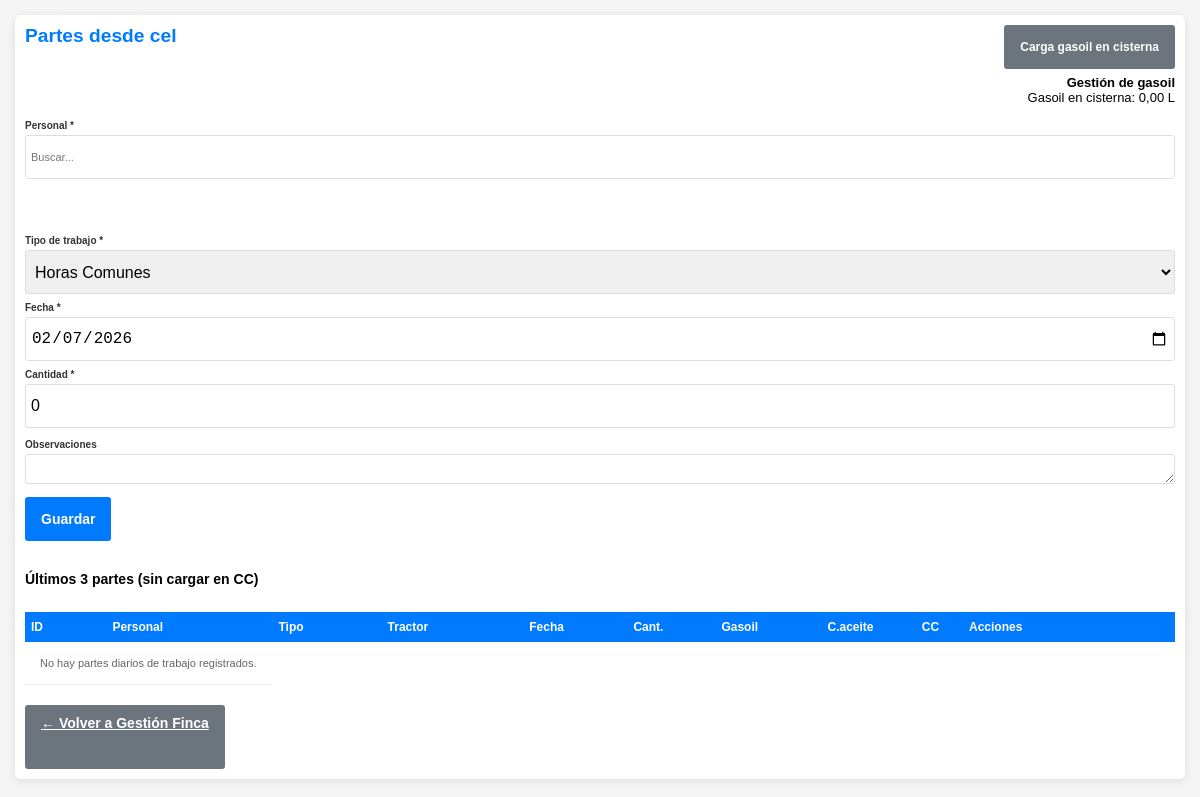
Page /partes_desde_cel.php (signed in) on the earlier database version.
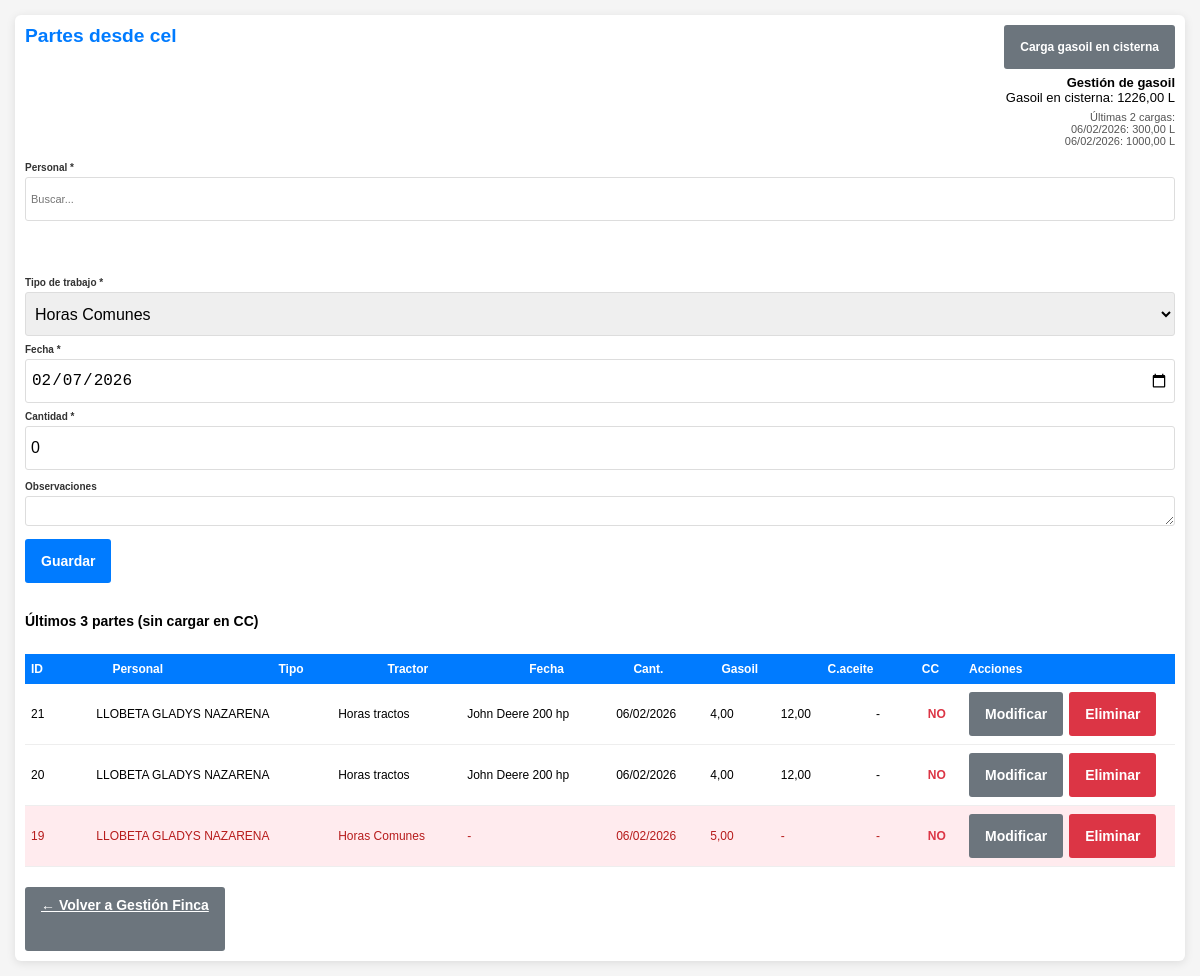
Same page on the later database version.
### tables this page shows
CREATE TABLE `pdt` (
  `id` int(11) NOT NULL AUTO_INCREMENT,
  `usuario_id` int(11) NOT NULL,
  `tipo_horas` enum('Horas tractos','Horas Comunes') NOT NULL DEFAULT 'Horas Comunes',
  `tractor` varchar(100) DEFAULT NULL,
  `fecha` date NOT NULL,
  `horas` decimal(5,2) DEFAULT 0.00,
  `cant_gasoil` decimal(6,2) DEFAULT NULL,
  `cambio_aceite` tinyint(1) DEFAULT 0,
  `en_cc` tinyint(1) DEFAULT 0,
  `observaciones` text DEFAULT NULL,
  `fecha_creacion` timestamp NOT NULL DEFAULT current_timestamp(),
  `fecha_modificacion` timestamp NOT NULL DEFAULT current_timestamp() ON UPDATE current_timestamp(),
  PRIMARY KEY (`id`),
  KEY `idx_usuario` (`usuario_id`),
  KEY `idx_fecha` (`fecha`),
  CONSTRAINT `pdt_ibfk_1` FOREIGN KEY (`usuario_id`) REFERENCES `usuarios` (`id`) ON DELETE CASCADE
);

CREATE TABLE `usuarios` (
  `id` int(11) NOT NULL AUTO_INCREMENT,
  `apellido` varchar(150) NOT NULL,
  `dni` varchar(20) NOT NULL,
  `cuit` varchar(25) DEFAULT NULL,
  `domicilio` varchar(200) DEFAULT NULL,
  `email` varchar(100) DEFAULT NULL,
  `celular` varchar(20) DEFAULT NULL,
  `consorcio` varchar(100) DEFAULT NULL,
  PRIMARY KEY (`id`)
);

### partes_desde_cel.php (called while the page is built, shortened)
<?php
include 'gestionar_finca.php';

### gestionar_finca.php (the view, shortened to what this page needs)
<?php
include 'db.php';
$desde_cel = DESDE_CEL;
if ($desde_cel) {
    $form_action_url = 'partes_desde_cel.php';
    $titulo_pagina = 'Partes desde cel';
} else {
    $form_action_url = 'gestionar_finca.php';
    $titulo_pagina = 'Gestión Finca - Partes Diarios de Trabajo (PDT)';
}
$es_nivel_0 = (isset($_SESSION['acceso_nivel']) && (int)$_SESSION['acceso_nivel'] === 0);
$pdt_edit = null;
if (!empty($desde_cel)) {
    $sql_lista = "SELECT p.*, u.apellido AS usuario_nombre FROM pdt p INNER JOIN usuarios u ON u.id = p.usuario_id WHERE COALESCE(p.en_cc, 0) = 0 ORDER BY p.fecha DESC, p.id DESC LIMIT 3";
} else {
    $sql_lista = "SELECT p.*, u.apellido AS usuario_nombre FROM pdt p INNER JOIN usuarios u ON u.id = p.usuario_id ORDER BY p.fecha DESC, p.id DESC LIMIT 200";
}
$res_lista = mysqli_query($conexion, $sql_lista);
$gasoil_en_sisterna = 0;
$r_g = mysqli_query($conexion, "SELECT COALESCE(SUM(cantidad), 0) AS total FROM gasoil");
if ($r_g && $f_g = mysqli_fetch_assoc($r_g)) {
    $gasoil_en_sisterna = (float)$f_g['total'];
}
$ultimas_cargas_gasoil = [];
$r_cargas = mysqli_query($conexion, "SELECT fecha, cantidad FROM gasoil WHERE cantidad > 0 ORDER BY fecha DESC, id DESC LIMIT 2");
if ($r_cargas) {
    while ($c = mysqli_fetch_assoc($r_cargas)) {
        $ultimas_cargas_gasoil[] = ['fecha' => $c['fecha'], 'cantidad' => (float)$c['cantidad']];
    }
}
?>
<!DOCTYPE html>
<html lang="es">
<head>
</head>
<body<?= $desde_cel ? ' class="vista-partes-cel"' : '' ?>>
    <div class="container">
        <div style="display: flex; align-items: flex-start; justify-content: space-between; gap: 20px; flex-wrap: wrap; margin-bottom: 15px;">
            <h2 style="margin: 0;"><?= htmlspecialchars($titulo_pagina) ?></h2>
            <div style="text-align: right; flex-shrink: 0;">
                <div style="margin-bottom: 6px;">
                    <button type="button" id="btnCargaGasoilSisterna" class="btn btn-secondary" style="font-size: 12px;">Carga gasoil en cisterna</button>
                </div>
                <div style="font-size: 13px;">
                    <strong>Gestión de gasoil</strong><br>
                    Gasoil en cisterna: <span id="gasoilEnSisternaVal"><?= number_format($gasoil_en_sisterna, 2, ',', '') ?></span> L
                    <?php if (!empty($ultimas_cargas_gasoil)): ?>
                    <div style="margin-top: 6px; font-size: 11px; color: #555;">
                        Últimas 2 cargas:<br>
                        <?php foreach ($ultimas_cargas_gasoil as $c): ?>
                        <?= date('d/m/Y', strtotime($c['fecha'])) ?>: <?= number_format($c['cantidad'], 2, ',', '') ?> L<br>
                        <?php endforeach; ?>
                    </div>
                    <?php endif; ?>
                </div>
            </div>
        </div>
        <?php
        $nombre_personal_mostrar = '';
        ?>
        <form method="POST" id="formPDT" action="<?= htmlspecialchars($form_action_url) ?>">
            <div style="display: flex; align-items: flex-start; gap: 14px; flex-wrap: wrap; margin-bottom: 11px;">
                <div class="form-group buscador-usuario-container">
                    <label>Personal *</label>
                    <div class="buscador-usuario">
                        <input type="text" id="buscadorUsuario" placeholder="Buscar..." autocomplete="off" value="<?= htmlspecialchars($nombre_personal_mostrar) ?>">
                    </div>
                </div>
            </div>
            <div class="form-row">
                <div class="form-group">
                    <label>Tipo de trabajo *</label>
                    <select name="tipo_horas" id="tipo_horas" required>
                        <optgroup label="Horas Comunes">
                            <option value="Horas Comunes" <?= ($pdt_edit && $pdt_edit['tipo_horas'] === 'Horas Comunes') ? 'selected' : (!isset($pdt_edit) ? 'selected' : '') ?>>Horas Comunes</option>
                        </optgroup>
                    </select>
                </div>
                <div class="form-group">
                    <label>Fecha *</label>
                    <input type="date" name="fecha" id="fecha" value="<?= $pdt_edit ? $pdt_edit['fecha'] : date('Y-m-d') ?>" required>
                </div>
                <div class="form-group" id="cantidadHorasGroup">
                    <label id="labelCantidad">Cantidad *</label>
                    <input type="number" name="horas" id="horas" step="1" min="0" value="<?= $pdt_edit ? (int)$pdt_edit['horas'] : '0' ?>" required>
                </div>
            </div>
            <div class="form-group">
                <label>Observaciones</label>
                <textarea name="observaciones" rows="1" style="resize: vertical; min-height: 20px;"><?= htmlspecialchars($pdt_edit['observaciones'] ?? '') ?></textarea>
            </div>
            <div style="display: flex; align-items: center; gap: 12px; flex-wrap: wrap;">
                <button type="submit" name="guardar" id="btnGuardar" class="btn btn-primary">Guardar</button>
            </div>
        </form>
        <h3 style="margin-top: 30px;"><?= $desde_cel ? 'Últimos 3 partes (sin cargar en CC)' : 'Listado de PDTs' ?></h3>
        <div class="wrap-tabla-pdt">
        <table class="tabla-listado-pdt">
            <thead>
                <tr>
                    <th class="col-id">ID</th>
                    <th class="col-personal">Personal</th>
                    <th class="col-tipo">Tipo</th>
                    <th class="col-tractor">Tractor</th>
                    <th class="col-fecha">Fecha</th>
                    <th class="col-cantidad">Cant.</th>
                    <th class="col-gasoil">Gasoil</th>
                    <th class="col-cambio">C.aceite</th>
                    <th class="col-cc">CC</th>
                    <th class="col-acciones">Acciones</th>
                </tr>
            </thead>
            <tbody>
                <?php if ($res_lista && mysqli_num_rows($res_lista) > 0): ?>
                    <?php while ($pdt = mysqli_fetch_assoc($res_lista)): ?>
                        <?php $tiene_obs = !empty(trim($pdt['observaciones'] ?? '')); ?>
<tr class="fila-pdt<?= $tiene_obs ? ' fila-con-observaciones' : '' ?>" data-usuario-id="<?= (int)$pdt['usuario_id'] ?>"<?= $tiene_obs ? ' title="Clic para ver observaciones"' : '' ?>>
                                                            <td class="col-id" title="<?= (int)$pdt['id'] ?>"><?php $id = (string)$pdt['id']; echo strlen($id) > 6 ? substr($id, 0, 6) . '…' : $id; ?></td>
                            <td class="col-personal"><?= htmlspecialchars($pdt['usuario_nombre']) ?></td>
                            <td class="col-tipo" title="<?= htmlspecialchars($pdt['tipo_horas']) ?>"><?php $t = htmlspecialchars($pdt['tipo_horas']); echo mb_strlen($t) > 20 ? mb_substr($t, 0, 20) . '…' : $t; ?></td>
                            <td class="col-tractor"><?= htmlspecialchars($pdt['tractor'] ?? '-') ?></td>
                            <td class="col-fecha" title="<?= date('d/m/Y', strtotime($pdt['fecha'])) ?>"><?php $f = date('d/m/Y', strtotime($pdt['fecha'])); echo mb_strlen($f) > 20 ? mb_substr($f, 0, 20) . '…' : $f; ?></td>
                            <td class="col-cantidad"><?= number_format($pdt['horas'], 2, ',', '.') ?></td>
                            <td class="col-gasoil"><?= isset($pdt['cant_gasoil']) && $pdt['cant_gasoil'] !== null ? number_format($pdt['cant_gasoil'], 2, ',', '.') : '-' ?></td>
                            <td class="col-cambio"><?= (isset($pdt['cambio_aceite']) && $pdt['cambio_aceite'] == 1) ? '✓' : '-' ?></td>
                            <td class="col-cc" style="font-weight: bold; <?= (isset($pdt['en_cc']) && $pdt['en_cc'] == 1) ? 'color: #28a745;' : 'color: #dc3545;' ?>">
                                <?= (isset($pdt['en_cc']) && $pdt['en_cc'] == 1) ? 'SI' : 'NO' ?>
                            </td>
                            <td class="col-acciones">
                                <div class="acciones-botones">
                                    <form method="POST" style="display: inline;">
                                        <button type="submit" name="editar" class="btn btn-secondary">Modificar</button>
                                    </form>
                                    <form method="POST" style="display: inline;">
                                        <button type="submit" name="eliminar" class="btn btn-danger" onclick="return confirm('¿Eliminar este PDT?')">Eliminar</button>
                                    </form>
                                </div>
                            </td>
                        </tr>
                    <?php endwhile; ?>
                <?php else: ?>
                    <tr>
                        <td colspan="10" style="text-align: center; padding: 15px; color: #666; font-size: 11px;">No hay partes diarios de trabajo registrados.</td>
                    </tr>
                <?php endif; ?>
            </tbody>
        </table>
        </div>
        <div style="margin-top: 20px; display: flex; gap: 10px; flex-wrap: wrap;">
            <?php if ($desde_cel): ?>
                <?php if ($es_nivel_0): ?>
                    <a href="logout.php" class="btn btn-secondary">Salir</a>
                <?php else: ?>
                    <a href="gestionar_finca.php" class="btn btn-secondary">← Volver a Gestión Finca</a>
                <?php endif; ?>
            <?php else: ?>
                <a href="index.php" class="btn btn-secondary">← Volver al panel</a>
                <a href="partes_desde_cel.php" class="btn btn-secondary">Partes desde cel</a>
            <?php endif; ?>
        </div>
    </div>
</body>
</html>

Differences in the rows shown:
added pdt: id "21", usuario.apellido "LLOBETA GLADYS NAZARENA", tipo_horas "Horas tractos", tractor "John Deere 200 hp", fecha "06/02/2026", horas "4,00", cant_gasoil "12,00", en_cc "NO"
added pdt: id "20", usuario.apellido "LLOBETA GLADYS NAZARENA", tipo_horas "Horas tractos", tractor "John Deere 200 hp", fecha "06/02/2026", horas "4,00", cant_gasoil "12,00", en_cc "NO"
added pdt: id "19", usuario.apellido "LLOBETA GLADYS NAZARENA", tipo_horas "Horas Comunes", tractor "-", fecha "06/02/2026", horas "5,00", en_cc "NO"
Other differences:
$gasoil_en_sisterna: "0,00" → "1226,00"
text no longer shown: "No hay partes diarios de trabajo registrados."
text now shown: "Últimas 2 cargas:"
new list line: "06/02/2026 : 300,00 L"
new list line: "06/02/2026 : 1000,00 L"
